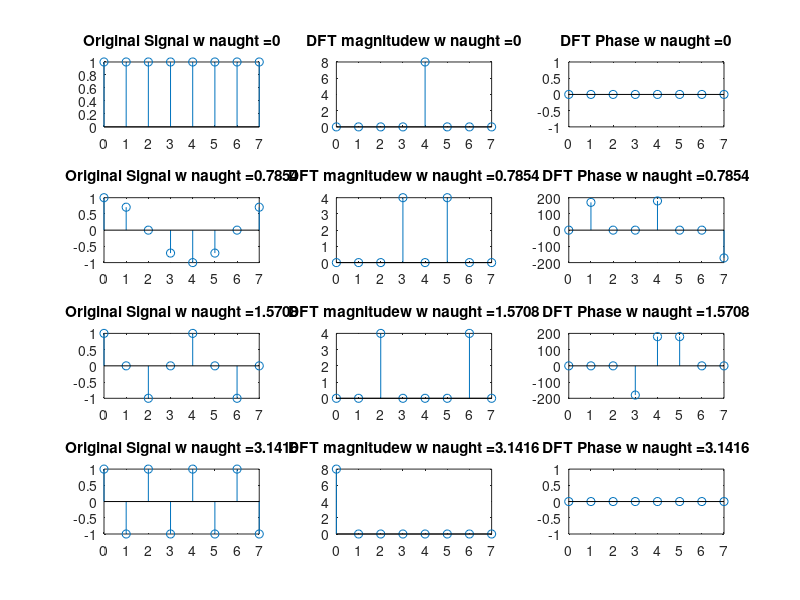

Recreate this plot in MATLAB.
function hw2p4b
delta = [];

xnaught = [0, pi/4, pi/2, pi];

for j=1:size(xnaught, 2)
    for i=0:7
        delta = [delta cos(xnaught(1, j)*i)];
    end
    subplot(4,3,(j-1)*3+1);
    stem([0:7], delta);
    title(strcat('Original Signal w naught = ', num2str(xnaught(1,j))));
    
    dft = fft(delta);
    dft = fftshift(dft);
    subplot(4,3,(j-1)*3+2);
    stem([0:7], abs(dft));
    title(strcat('DFT magnitudew w naught = ', num2str(xnaught(1,j))));
    
    dft = angle(dft);
    subplot(4,3,(j-1)*3+3);
    stem([0:7],dft*180/pi);
    title(strcat('DFT Phase w naught = ', num2str(xnaught(1,j))));
    delta = [];
end

end